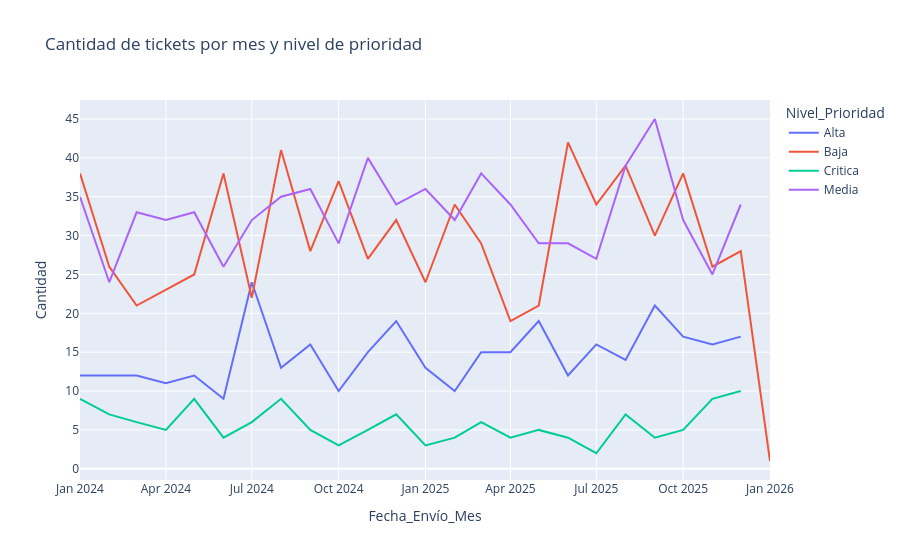

Notebook cell for this chart:
### Code cell
# Reclamos por mes y nivel de prioridad
df_tickets["Fecha_Envío_Mes"] = pd.to_datetime(df_tickets["Fecha_Envío"]).dt.to_period("M").dt.to_timestamp()

conteo_mensual = df_tickets.groupby(["Fecha_Envío_Mes", "Nivel_Prioridad"]).size().reset_index(name="Cantidad")

fig = px.line(
    conteo_mensual,
    x="Fecha_Envío_Mes",
    y="Cantidad",
    color="Nivel_Prioridad",
    title="Cantidad de tickets por mes y nivel de prioridad",
)
fig.show()

### Figure 1 — Plotly figure (JSON) as saved in the notebook; plotly's stock layout.template omitted (floating-point values rounded to 4 significant figures)
{"data": [{"hovertemplate": "Nivel_Prioridad=Alta<br>Fecha_Envío_Mes=%{x}<br>Cantidad=%{y}<extra></extra>", "legendgroup": "Alta", "line": {"color": "#636efa", "dash": "solid"}, "marker": {"symbol": "circle"}, "mode": "lines", "name": "Alta", "orientation": "v", "showlegend": true, "type": "scatter", "x": ["2024-01-01T00:00:00", "2024-02-01T00:00:00", "2024-03-01T00:00:00", "2024-04-01T00:00:00", "2024-05-01T00:00:00", "2024-06-01T00:00:00", "2024-07-01T00:00:00", "2024-08-01T00:00:00", "2024-09-01T00:00:00", "2024-10-01T00:00:00", "2024-11-01T00:00:00", "2024-12-01T00:00:00", "2025-01-01T00:00:00", "2025-02-01T00:00:00", "2025-03-01T00:00:00", "2025-04-01T00:00:00", "2025-05-01T00:00:00", "2025-06-01T00:00:00", "2025-07-01T00:00:00", "2025-08-01T00:00:00", "2025-09-01T00:00:00", "2025-10-01T00:00:00", "2025-11-01T00:00:00", "2025-12-01T00:00:00"], "xaxis": "x", "y": [12, 12, 12, 11, 12, 9, 24, 13, 16, 10, 15, 19, 13, 10, 15, 15, 19, 12, 16, 14, 21, 17, 16, 17], "yaxis": "y"}, {"hovertemplate": "Nivel_Prioridad=Baja<br>Fecha_Envío_Mes=%{x}<br>Cantidad=%{y}<extra></extra>", "legendgroup": "Baja", "line": {"color": "#EF553B", "dash": "solid"}, "marker": {"symbol": "circle"}, "mode": "lines", "name": "Baja", "orientation": "v", "showlegend": true, "type": "scatter", "x": ["2024-01-01T00:00:00", "2024-02-01T00:00:00", "2024-03-01T00:00:00", "2024-04-01T00:00:00", "2024-05-01T00:00:00", "2024-06-01T00:00:00", "2024-07-01T00:00:00", "2024-08-01T00:00:00", "2024-09-01T00:00:00", "2024-10-01T00:00:00", "2024-11-01T00:00:00", "2024-12-01T00:00:00", "2025-01-01T00:00:00", "2025-02-01T00:00:00", "2025-03-01T00:00:00", "2025-04-01T00:00:00", "2025-05-01T00:00:00", "2025-06-01T00:00:00", "2025-07-01T00:00:00", "2025-08-01T00:00:00", "2025-09-01T00:00:00", "2025-10-01T00:00:00", "2025-11-01T00:00:00", "2025-12-01T00:00:00", "2026-01-01T00:00:00"], "xaxis": "x", "y": [38, 26, 21, 23, 25, 38, 22, 41, 28, 37, 27, 32, 24, 34, 29, 19, 21, 42, 34, 39, 30, 38, 26, 28, 1], "yaxis": "y"}, {"hovertemplate": "Nivel_Prioridad=Critica<br>Fecha_Envío_Mes=%{x}<br>Cantidad=%{y}<extra></extra>", "legendgroup": "Critica", "line": {"color": "#00cc96", "dash": "solid"}, "marker": {"symbol": "circle"}, "mode": "lines", "name": "Critica", "orientation": "v", "showlegend": true, "type": "scatter", "x": ["2024-01-01T00:00:00", "2024-02-01T00:00:00", "2024-03-01T00:00:00", "2024-04-01T00:00:00", "2024-05-01T00:00:00", "2024-06-01T00:00:00", "2024-07-01T00:00:00", "2024-08-01T00:00:00", "2024-09-01T00:00:00", "2024-10-01T00:00:00", "2024-11-01T00:00:00", "2024-12-01T00:00:00", "2025-01-01T00:00:00", "2025-02-01T00:00:00", "2025-03-01T00:00:00", "2025-04-01T00:00:00", "2025-05-01T00:00:00", "2025-06-01T00:00:00", "2025-07-01T00:00:00", "2025-08-01T00:00:00", "2025-09-01T00:00:00", "2025-10-01T00:00:00", "2025-11-01T00:00:00", "2025-12-01T00:00:00"], "xaxis": "x", "y": [9, 7, 6, 5, 9, 4, 6, 9, 5, 3, 5, 7, 3, 4, 6, 4, 5, 4, 2, 7, 4, 5, 9, 10], "yaxis": "y"}, {"hovertemplate": "Nivel_Prioridad=Media<br>Fecha_Envío_Mes=%{x}<br>Cantidad=%{y}<extra></extra>", "legendgroup": "Media", "line": {"color": "#ab63fa", "dash": "solid"}, "marker": {"symbol": "circle"}, "mode": "lines", "name": "Media", "orientation": "v", "showlegend": true, "type": "scatter", "x": ["2024-01-01T00:00:00", "2024-02-01T00:00:00", "2024-03-01T00:00:00", "2024-04-01T00:00:00", "2024-05-01T00:00:00", "2024-06-01T00:00:00", "2024-07-01T00:00:00", "2024-08-01T00:00:00", "2024-09-01T00:00:00", "2024-10-01T00:00:00", "2024-11-01T00:00:00", "2024-12-01T00:00:00", "2025-01-01T00:00:00", "2025-02-01T00:00:00", "2025-03-01T00:00:00", "2025-04-01T00:00:00", "2025-05-01T00:00:00", "2025-06-01T00:00:00", "2025-07-01T00:00:00", "2025-08-01T00:00:00", "2025-09-01T00:00:00", "2025-10-01T00:00:00", "2025-11-01T00:00:00", "2025-12-01T00:00:00"], "xaxis": "x", "y": [35, 24, 33, 32, 33, 26, 32, 35, 36, 29, 40, 34, 36, 32, 38, 34, 29, 29, 27, 39, 45, 32, 25, 34], "yaxis": "y"}], "layout": {"legend": {"title": {"text": "Nivel_Prioridad"}, "tracegroupgap": 0}, "title": {"text": "Cantidad de tickets por mes y nivel de prioridad"}, "xaxis": {"anchor": "y", "domain": [0, 1], "title": {"text": "Fecha_Envío_Mes"}}, "yaxis": {"anchor": "x", "domain": [0, 1], "title": {"text": "Cantidad"}}}}
